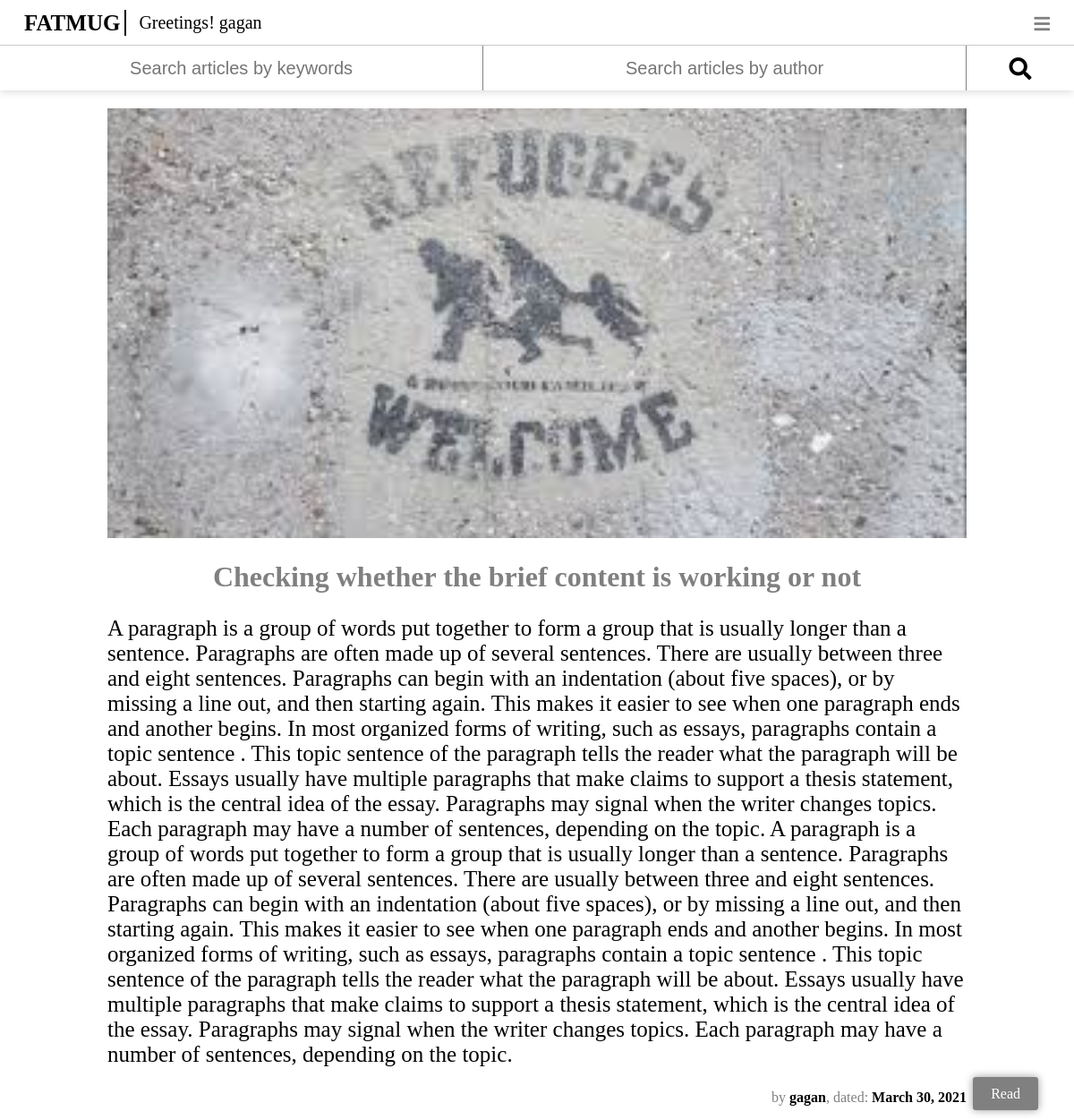
Screenshot of /view_article/26 (signed in) with the database file from the repository.
### articles/models.py (models this page shows, shortened)
class articles(models.Model):
	author = models.ForeignKey(User, on_delete=models.CASCADE)
	date = models.DateField(auto_now=True)
	title = models.CharField(max_length=200)
	brief_content = models.TextField(default="A brief (Old French from Latin 'brevis', short) is a written legal document used in various legal adversarial systems that is presented to a court arguing why one party to a particular case should prevail")
	content = models.TextField()
	no_of_reads = models.PositiveIntegerField(default=0)
	likes = models.PositiveIntegerField(default=0)
	image = models.ImageField(default="images.jpg", blank=True)
	read_time = models.IntegerField()
	tags = models.ManyToManyField(tags)

### articles/views.py (the view)
# urls.py: path('view_article/<int:id>', views.view_article, name="view_article"),
@login_required(login_url="login")
def view_article(request, id):
	article = models.articles.objects.get(pk=id)
	return render(request, 'view_article.html', {"article": article})

### articles/templates/view_article.html (shortened to what this page needs)
{% load static %}
<!DOCTYPE html>
<html>
	<head>
		<link rel="stylesheet" href="https://pro.fontawesome.com/releases/v5.10.0/css/all.css"/>
		<link rel="stylesheet" href="{% static 'css/navbar.css' %}" type="text/css">
		<link rel="stylesheet" href="{% static 'css/view_article.css' %}" type="text/css">
	</head>
	<body>
		<div class="Outer_navbar_wrapper">
			<div class="Navbar_wrapper">
				<div class="left">
					<a href="{% url 'home' %}"><div class="nav_item" id="logo">FATMUG</div></a>
					<div class="nav_item" id="greeting">Greetings! {{request.user}}</div>
				</div>
				<div class="right">
					<div class="nav_item left_items" id="special" onclick="change()"><i class="fas fa-bars"></i></div>
				</div>
			</div>
			<form method="GET" action="{% url 'searchquery' %}">
				<div class="search">
					<input type="text" placeholder="Search articles by keywords" class="search-input"/>
					<input type="text" placeholder="Search articles by author" class="search-input"/>
					<button value="submit" class="search-icon"><i class="fas fa-search"></i></button>
				</div>
			</form>
		</div>
		<div class="reading"><span class="hover_element">Click here after reading</span><a href="{% url 'done_reading' article.pk %}"><span class="reading_button" onclick="done_reading()" onmouseover="hovering()" onmouseout="not_hovering()">Read</span></div>
		<div class="Outer_wrapper">
			<div class="image_area">
				<img class="image" src="/media/{{article.image}}">
			</div>
			<div class="article">
				<h1 class="heading">{{article.title}}</h1>
				<p class="content">
					{{article.content}}
				</p>
				<p class="author">by <span class="dark">{{article.author}}</span>, dated: <span class="dark">{{article.date}}</span></p>
			</div>
		</div>
	</body>
</html>

### Abhinav_project/static/css/navbar.css (style rules this page uses)
body, html { margin: 0; padding: 0; }
.Outer_navbar_wrapper { position: sticky; top: 0; left: 0; box-shadow: 0px 0px 10px rgba(0,0,0,0.2); }
.Navbar_wrapper { font-family: Verdana; color: grey; background-color: white; width: 100%; height: 50px; display: flex; flex-direction: row; justify-content: space-between; align-items: center; }
.left, .right { flex-grow: 0; flex-shrink: 0; height: 25px; }
.left { font-size: 20px; color: black; display: flex; justify-content: center; align-items: center; }
.right { font-size: 15px; }
.nav_item { border-radius: 3px; line-height: 25px; padding-left: 5px; padding-right: 5px; height: 100%; border: 2px solid white; display: inline-block; }
#logo { margin-left: 20px; font-size: 25px; font-weight: bolder; color: black; cursor: pointer; }
#logo::after { margin-left: 5px; content: ""; border: 1px solid black; }
.right div { margin-right: 20px; }
.hidden, #special { background-color: white; z-index: 1000; display: none; }
#special { font-size: 20px; }
@media screen and (max-device-width: 800px) { .Navbar_wrapper { box-shadow: none; } }
@media screen and (max-device-width: 800px) { .right .nav_item { display: none; } }
@media screen and (max-device-width: 800px) { #special { display: block; } }
.search { display: flex; align-items: center; height: 50px; width: 100%; justify-content: space-between; border-top: 1px solid rgb(200, 200, 200); }
.search-input { text-align: center; font-size: 20px; padding: 0px; height: 100%; width: 45%; border: none; border-right: 1px solid grey; }
.search-icon { font-size: 25px; border: none; height: 100%; line-height: 50px; text-align: center; width: 10%; cursor: pointer; background-color: white; }
a, a:hover { text-decoration: none; color: grey; }

### Abhinav_project/static/css/view_article.css (style rules this page uses)
a, a:hover { text-decoration: none; color: grey; }
.Outer_wrapper { width: 80%; margin-top: 20px; margin-left: auto; margin-right: auto; }
.image_area { width: 100%; }
.image { width: 100%; height: 50%; }
.content { color: black; font-size: 25px; }
.heading { text-align: center; }
.author { color: grey; text-align: right; }
.dark { color: black; font-weight: bold; }
.reading { display: inline; position: fixed; bottom: 20px; right: 40px; }
.reading_button { cursor: pointer; padding: 10px 20px 10px 20px; box-shadow: 0 0 10px rgba(0,0,0, 0.4); background-color: grey; border-radius: 3px; color: white; }

### rows the page displays
articles: image (picture), title "Checking whether the brief content is working or not", content "A paragraph is a group of words put together to form a group that is usually longer than a sentence. Paragraphs are often made up of several sentences. There are usually between three and eight sentences. Paragraphs can begin with an indentation (about five spaces), or by missing a line out, and then starting again. This makes it easier to see when one paragraph ends and another begins. In most organized forms of writing, such as essays, paragraphs contain a topic sentence . This topic sentence of the paragraph tells the reader what the paragraph will be about. Essays usually have multiple paragraphs that make claims to support a thesis statement, which is the central idea of the essay.…", author "gagan", date "March 30, 2021"

### other values shown
{{ request.user }} "gagan"
